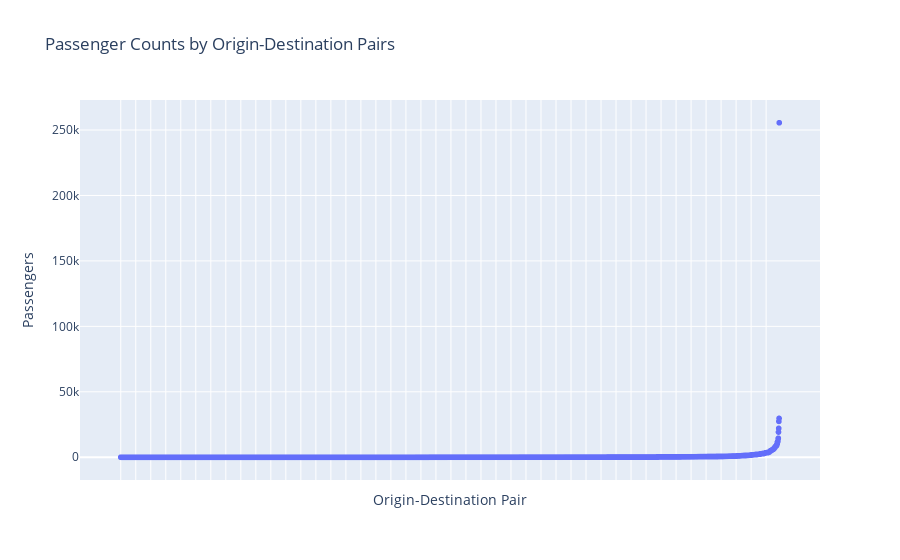

The notebook cell this image was saved under:
### Code cell
import pandas as pd
import plotly.express as px

sorted_df  = result_df.sort_values(by='passengers', ascending=True)
# Create an interactive scatterplot

# Create an interactive scatterplot
fig = px.scatter(sorted_df, x='origin-destination-pair', y='passengers', text='passengers',
                 title='Passenger Counts by Origin-Destination Pairs',
                 labels={'origin-destination-pair': 'Origin-Destination Pair'},
                 hover_name='origin-destination-pair')

fig.update_traces(textposition='top center')

# Remove the x-axis labels
fig.update_xaxes(showticklabels=False)

# Customize the appearance of the plot (optional)
fig.update_layout(xaxis_title='Origin-Destination Pair', yaxis_title='Passengers')

# Show the interactive plot
fig.show()

### Figure 1 — Plotly figure (JSON) as saved in the notebook; plotly's stock layout.template omitted (floating-point values rounded to 4 significant figures; data arrays with more than 128 entries replaced by an {"elided": "..."} marker saying what was removed)
{"data": [{"hovertemplate": "<b>%{hovertext}</b><br><br>Origin-Destination Pair=%{x}<br>passengers=%{text}<extra></extra>", "hovertext": {"elided": "3511 str values"}, "legendgroup": "", "marker": {"color": "#636efa", "symbol": "circle"}, "mode": "markers+text", "name": "", "showlegend": false, "text": {"elided": "3511 int values"}, "textposition": "top center", "type": "scattergl", "x": {"elided": "3511 str values"}, "xaxis": "x", "y": {"elided": "3511 int values"}, "yaxis": "y"}], "layout": {"legend": {"tracegroupgap": 0}, "title": {"text": "Passenger Counts by Origin-Destination Pairs"}, "xaxis": {"anchor": "y", "domain": [0, 1], "showticklabels": false, "title": {"text": "Origin-Destination Pair"}}, "yaxis": {"anchor": "x", "domain": [0, 1], "title": {"text": "Passengers"}}}}
